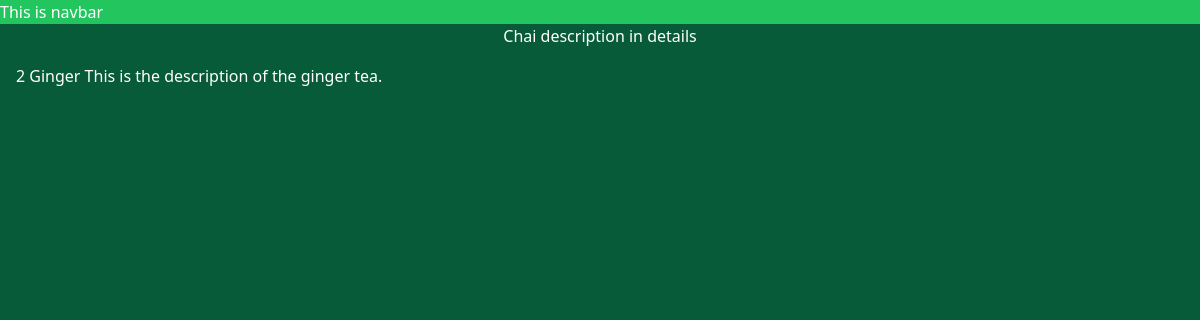
Screenshot of /explore/2 with the database file from the repository.
### explore/models.py (models this page shows, shortened)
class ChaiVariety(models.Model):
  CHAI_TYPE_CHOICE=[
    ('ML','MASALA'),
    ('GR','GINGER'),
    ('KL','KIWI'),
    ('PL','PLAIN')
  ]
  name=models.CharField(max_length=100)
  image=models.ImageField(upload_to="chais/")
  date_added=models.DateTimeField(default=timezone.now)
  type=models.CharField(max_length=2,choices=CHAI_TYPE_CHOICE)
  description=models.TextField(default='')

### explore/views.py (the view)
# urls.py: path('<int:chai_id>',views.chai_detail,name='chai_detail'),
def chai_detail(request,chai_id):
  chai=get_object_or_404(ChaiVariety,pk=chai_id)
  return render(request,'explore/details.html',{'chai':chai})

### explore/templates/explore/details.html (shortened to what this page needs)
{% extends "layout.html" %}
 {% block content %}
<h1>Chai description in details</h1>
<div class="grid grid-cols-3 gap-4 m-4">
  {{chai.id}} {{chai.name}} {{chai.description}}
</div>
{% endblock %}

### static/style.css (style rules this page uses)
body { background: rgb(8, 91, 56); color: #ffff; }
h1 { text-align: center; font-size: 2em; }

### rows the page displays
ChaiVariety: id "2", name "Ginger", description "This is the description of the ginger tea."
